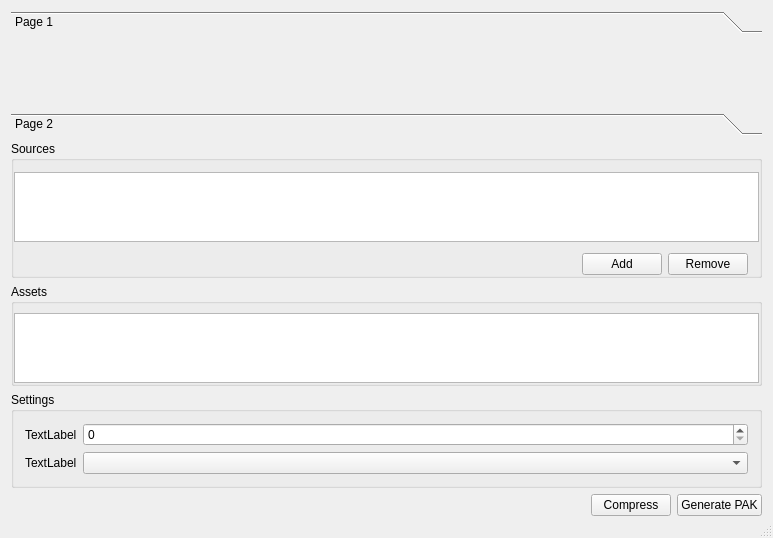
<?xml version="1.0" encoding="UTF-8"?>
<ui version="4.0">
 <class>AssetPacker</class>
 <widget class="QMainWindow" name="AssetPacker">
  <property name="geometry">
   <rect>
    <x>0</x>
    <y>0</y>
    <width>773</width>
    <height>535</height>
   </rect>
  </property>
  <property name="windowTitle">
   <string>AssetPacker</string>
  </property>
  <widget class="QWidget" name="centralWidget">
   <layout class="QVBoxLayout" name="verticalLayout_2">
    <property name="bottomMargin">
     <number>0</number>
    </property>
    <item>
     <widget class="QToolBox" name="toolBox">
      <property name="currentIndex">
       <number>0</number>
      </property>
      <widget class="QWidget" name="page">
       <property name="geometry">
        <rect>
         <x>0</x>
         <y>0</y>
         <width>755</width>
         <height>62</height>
        </rect>
       </property>
       <attribute name="label">
        <string>Page 1</string>
       </attribute>
      </widget>
      <widget class="QWidget" name="page_2">
       <property name="geometry">
        <rect>
         <x>0</x>
         <y>0</y>
         <width>98</width>
         <height>28</height>
        </rect>
       </property>
       <attribute name="label">
        <string>Page 2</string>
       </attribute>
      </widget>
     </widget>
    </item>
    <item>
     <widget class="QGroupBox" name="groupBox_3">
      <property name="title">
       <string>Sources</string>
      </property>
      <layout class="QVBoxLayout" name="verticalLayout_4">
       <property name="spacing">
        <number>0</number>
       </property>
       <property name="leftMargin">
        <number>0</number>
       </property>
       <property name="rightMargin">
        <number>0</number>
       </property>
       <property name="bottomMargin">
        <number>0</number>
       </property>
       <item>
        <widget class="QListWidget" name="listWidget">
         <property name="batchSize">
          <number>5</number>
         </property>
        </widget>
       </item>
       <item>
        <widget class="QWidget" name="widget_3" native="true">
         <layout class="QHBoxLayout" name="horizontalLayout_2">
          <property name="bottomMargin">
           <number>0</number>
          </property>
          <item>
           <spacer name="horizontalSpacer_2">
            <property name="orientation">
             <enum>Qt::Horizontal</enum>
            </property>
            <property name="sizeHint" stdset="0">
             <size>
              <width>556</width>
              <height>20</height>
             </size>
            </property>
           </spacer>
          </item>
          <item>
           <widget class="QPushButton" name="pushButton_3">
            <property name="text">
             <string>Add</string>
            </property>
           </widget>
          </item>
          <item>
           <widget class="QPushButton" name="pushButton_4">
            <property name="text">
             <string>Remove</string>
            </property>
           </widget>
          </item>
         </layout>
        </widget>
       </item>
      </layout>
     </widget>
    </item>
    <item>
     <widget class="QGroupBox" name="groupBox_2">
      <property name="title">
       <string>Assets</string>
      </property>
      <layout class="QVBoxLayout" name="verticalLayout_3">
       <property name="spacing">
        <number>0</number>
       </property>
       <property name="leftMargin">
        <number>0</number>
       </property>
       <property name="topMargin">
        <number>9</number>
       </property>
       <property name="rightMargin">
        <number>0</number>
       </property>
       <property name="bottomMargin">
        <number>0</number>
       </property>
       <item>
        <widget class="QTreeView" name="treeView"/>
       </item>
      </layout>
     </widget>
    </item>
    <item>
     <widget class="QGroupBox" name="groupBox">
      <property name="title">
       <string>Settings</string>
      </property>
      <layout class="QFormLayout" name="formLayout">
       <property name="fieldGrowthPolicy">
        <enum>QFormLayout::AllNonFixedFieldsGrow</enum>
       </property>
       <item row="0" column="0">
        <widget class="QLabel" name="label">
         <property name="text">
          <string>TextLabel</string>
         </property>
        </widget>
       </item>
       <item row="0" column="1">
        <widget class="QSpinBox" name="spinBox"/>
       </item>
       <item row="1" column="0">
        <widget class="QLabel" name="label_2">
         <property name="text">
          <string>TextLabel</string>
         </property>
        </widget>
       </item>
       <item row="1" column="1">
        <widget class="QComboBox" name="comboBox"/>
       </item>
      </layout>
     </widget>
    </item>
    <item>
     <widget class="QWidget" name="widget_2" native="true">
      <layout class="QHBoxLayout" name="horizontalLayout">
       <property name="leftMargin">
        <number>0</number>
       </property>
       <property name="topMargin">
        <number>0</number>
       </property>
       <property name="rightMargin">
        <number>0</number>
       </property>
       <property name="bottomMargin">
        <number>0</number>
       </property>
       <item>
        <spacer name="horizontalSpacer">
         <property name="orientation">
          <enum>Qt::Horizontal</enum>
         </property>
         <property name="sizeHint" stdset="0">
          <size>
           <width>40</width>
           <height>20</height>
          </size>
         </property>
        </spacer>
       </item>
       <item>
        <widget class="QPushButton" name="pushButton">
         <property name="text">
          <string>Compress</string>
         </property>
        </widget>
       </item>
       <item>
        <widget class="QPushButton" name="pushButton_2">
         <property name="text">
          <string>Generate PAK</string>
         </property>
        </widget>
       </item>
      </layout>
     </widget>
    </item>
   </layout>
  </widget>
  <widget class="QMenuBar" name="menuBar">
   <property name="geometry">
    <rect>
     <x>0</x>
     <y>0</y>
     <width>773</width>
     <height>20</height>
    </rect>
   </property>
  </widget>
  <widget class="QStatusBar" name="statusBar"/>
 </widget>
 <layoutdefault spacing="6" margin="11"/>
 <resources/>
 <connections/>
</ui>
